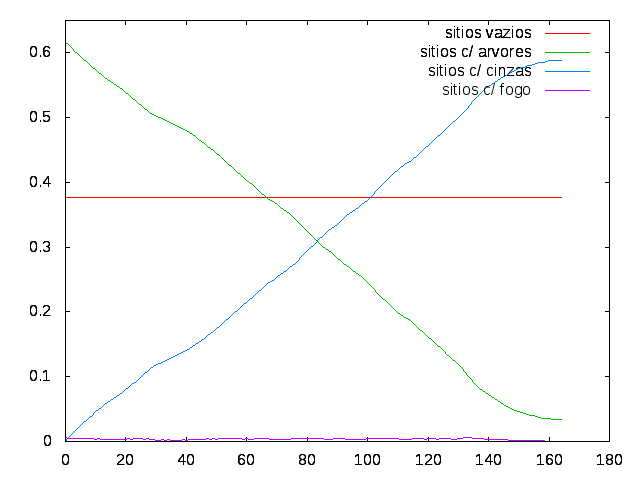

The gnuplot source for this figure:
reset                
set terminal png                           
set output 'stats.png'         
set xtics
set xrange[0:]
set yrange[0:0.65]
set multiplot

plot "status.txt" u ($1)/10000 w l title "sitios vazios"       ;
replot "status.txt" u ($2)/10000 w l title "sitios c/ arvores" ;
replot "status.txt" u ($3)/10000 w l title "sitios c/ cinzas"  ; 
replot "status.txt" u ($4)/10000 w l title "sitios c/ fogo" 

unset key
unset xlabel
unset ylabel
unset title
set grid

# zoom da esquerda

set xrange[ -1/10000 : 20/10000 ]
set yrange[ -1/10000 : 500/10000 ]
set origin 0.09,0.31
set size 0.35,0.3
replot 

# zoom da direita

set xrange[ 160/10000 : 165/10000 ] 
set yrange[ -1/10000 : 500/10000 ] 
set origin 0.6,0.31
set size 0.35,0.3
replot 

# zoom do meio

set xrange[ 80/10000 : 90/10000 ]
set yrange[ 2800/10000 : 3800/10000 ]
set origin 0.31,0.65
set size 0.35,0.3
replot 